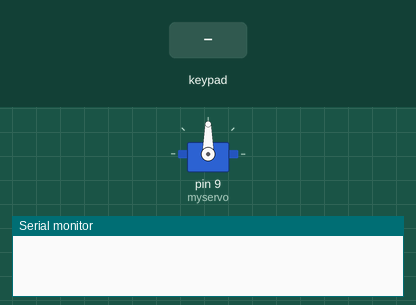
Simulated run of this sketch. Board: Arduino Uno, built with avr-gcc and run on an emulated ATmega328P. Shown: servo, the last lines printed to the serial monitor. The test bench sets the inputs (shaded band).

Above: at 1.2 s.
1.3 s: key '*' pressed
At 2.5 s:
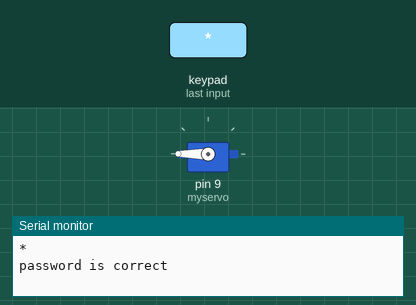
2.8 s: keypad keys 1 2 3 # pressed 0.4 s apart
At 4.9 s:
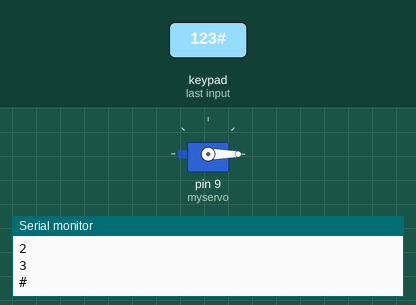
Timing chart, 0 to 6.4 s (numbered marks = the images above; inputs shaded):
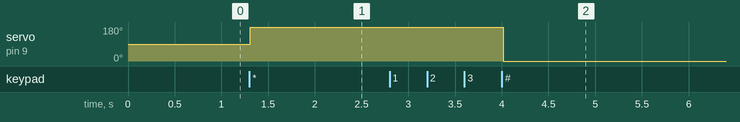

The sketch:

test_without_password.ino
```cpp
#include <Keypad.h>
#include <Servo.h>


//***************Keypad**********************///

const byte ROWS = 4;
const byte COLS = 3;

char hexaKeys[ROWS][COLS] = {
  { '1', '2', '3' },
  { '4', '5', '6' },
  { '7', '8', '9' },
  { '*', '0', '#' }
};

// pins for the black keyboard
byte rowPins[ROWS] = { 5, 6, 7, 8 };  //connect to the row pinouts of the keypad
byte colPins[COLS] = { 2, 3, 4 };     //connect to the column pinouts of the keypad

Keypad keypad = Keypad(makeKeymap(hexaKeys), rowPins, colPins, ROWS, COLS);

//***************Servo**********************///

Servo myservo;  // create servo object to control a servo

int pos = 0;  // variable to store the servo position


//***************PASSWORD**********************///

const String password = "123";  // change your password here
String input_password;

//************************STATE****************//
enum DOORSTATE { LOCKED,
                 UNLOCKED };
DOORSTATE currentDoorState;


void setup() {
  Serial.begin(9600);

  myservo.attach(9);


  input_password.reserve(32);  // maximum input characters is 33, change if needed

  currentDoorState = LOCKED;
}

void loop() {
  char key = keypad.getKey();

  if (key) {
    Serial.println(key);
    input_password += key;  // append new character to input password string

    //  if (input_password.length() == password.length()) {
    //   if (password == input_password) {

    if (key == '*') {
      Serial.println("password is correct");
      // DO YOUR WORK HERE
      // unlockServo();
      myservo.write(180);

    } else if (key == '#') {
      myservo.write(0);
    }
    input_password = "";  // clear input password
  }

  if (currentDoorState == UNLOCKED) {
    // add handle for WHEN we want to lock the door again
    // should it just be a delay and then lock?
  }

  delay(100);
}


void unlockServo() {
  for (pos = 0; pos <= 180; pos += 1) {  // goes from 0 degrees to 180 degrees
                                         // in steps of 1 degree
    myservo.write(pos);                  // tell servo to go to position in variable 'pos'
    delay(15);                           // waits 15ms for the servo to reach the position
  }
  currentDoorState = UNLOCKED;
}

void lockServo() {
  for (pos = 180; pos >= 0; pos -= 1) {  // goes from 180 degrees to 0 degrees
    // in steps of 1 degree
    myservo.write(pos);  // tell servo to go to position in variable 'pos'
    delay(15);           // waits 15ms for the servo to reach the position
  }
  currentDoorState = LOCKED;
}
```

Measured:
- after the input at 1.3 s, servo on pin 9 (myservo): 90° → 180° at once
- after the input at 2.8 s, servo on pin 9 (myservo): 180° → 0° after 1.2 s
